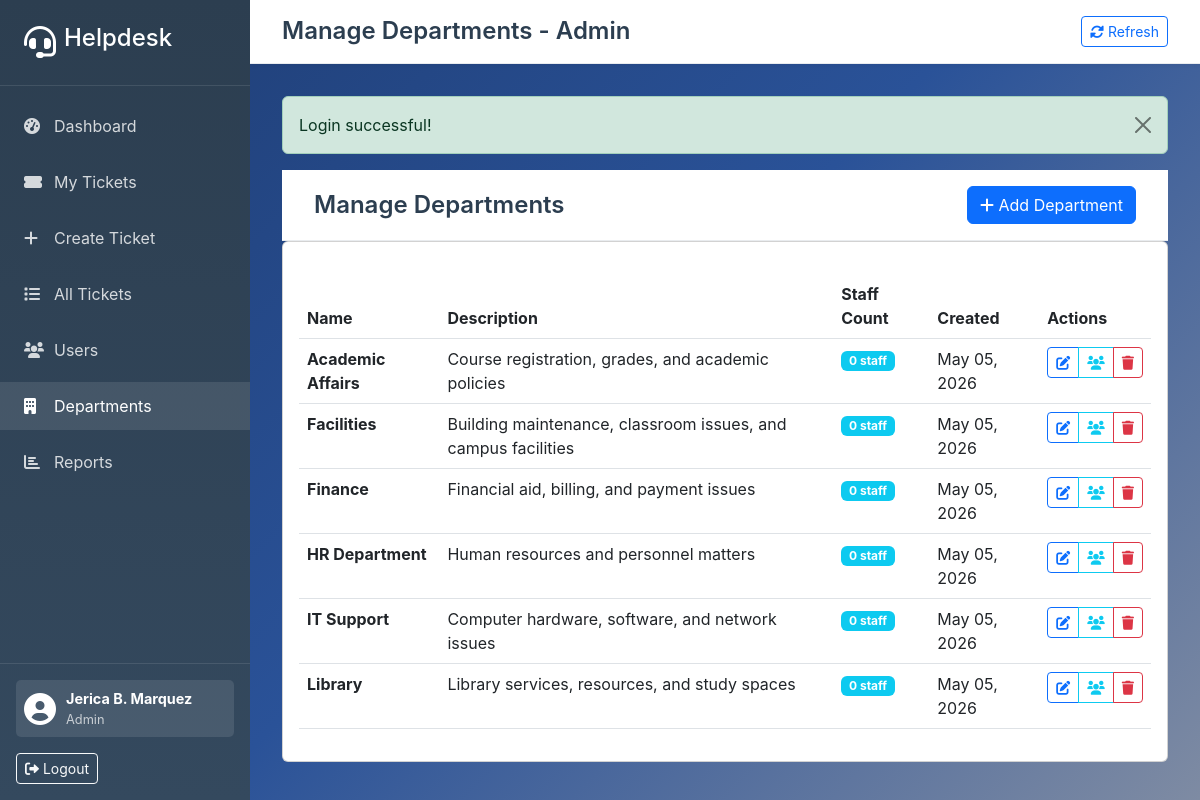
Page /admin/departments.php (signed in) on the committed database.
### tables this page shows
CREATE TABLE `departments` (
  `id` int(11) NOT NULL,
  `name` varchar(255) NOT NULL,
  `description` text DEFAULT NULL,
  `created_at` timestamp NOT NULL DEFAULT current_timestamp(),
  `updated_at` timestamp NOT NULL DEFAULT current_timestamp() ON UPDATE current_timestamp()
);

### config/Database.php (called while the page is built, shortened)
<?php
class Database {
    private $host = DB_HOST;
    private $user = DB_USER;
    private $pass = DB_PASS;
    private $dbname = DB_NAME;
    private $pdo;
    private $stmt;
    public function __construct() {
        $dsn = 'mysql:host=' . $this->host . ';dbname=' . $this->dbname;
        $options = [
            PDO::ATTR_PERSISTENT => true,
            PDO::ATTR_ERRMODE => PDO::ERRMODE_EXCEPTION,
            PDO::ATTR_DEFAULT_FETCH_MODE => PDO::FETCH_ASSOC,
            PDO::ATTR_EMULATE_PREPARES => false
        ];
        try {
            $this->pdo = new PDO($dsn, $this->user, $this->pass, $options);
        } catch (PDOException $e) {
            $this->error = $e->getMessage();
            echo 'Connection Error: ' . $this->error;
        }
    }
    public function query($sql) {
        $this->stmt = $this->pdo->prepare($sql);
    }
    public function bind($param, $value, $type = null) {
        if (is_null($type)) {
            switch (true) {
                case is_int($value):
                    $type = PDO::PARAM_INT;
                    break;
            }
        }
        $this->stmt->bindValue($param, $value, $type);
    }
    public function execute() {
        return $this->stmt->execute();
    }
    public function resultSet() {
        $this->execute();
        return $this->stmt->fetchAll();
    }
}
?>

### models/Department.php (called while the page is built, shortened)
<?php
require_once __DIR__ . '/../config/Database.php';
class Department {
    private $db;
    public function __construct() {
        $this->db = new Database();
    }
    public function getAllDepartments() {
        try {
            $this->db->query("SELECT * FROM departments ORDER BY name");
            return $this->db->resultSet();
        } catch (Exception $e) {
            return [];
        }
    }
}
?>

### models/User.php (called while the page is built, shortened)
<?php
require_once __DIR__ . '/../config/Database.php';
class User {
    private $db;
    public function __construct() {
        $this->db = new Database();
    }
    public function getStaffUsers($departmentId = null) {
        try {
            $query = "SELECT u.*, d.name as department_name
                     FROM users u
                     LEFT JOIN departments d ON u.department_id = d.id
                     WHERE u.role = 'staff'";
            if ($departmentId) {
                $query .= " AND u.department_id = :department_id";
            }
            $query .= " ORDER BY u.name";
            $this->db->query($query);
            if ($departmentId) {
                $this->db->bind(':department_id', $departmentId);
            }
            return $this->db->resultSet();
        } catch (Exception $e) {
            return [];
        }
    }
}
?>

### admin/departments.php (the view, shortened to what this page needs)
<?php
require_once '../helpers/auth_helper.php';
require_once '../models/Department.php';
require_once '../models/User.php';
$departmentModel = new Department();
$userModel = new User();
$departments = $departmentModel->getAllDepartments();
require_once '../includes/header.php';
?>
<div class="main-content">
    <div class="content-header">
        <h1 class="page-title">Manage Departments</h1>
        <div class="page-actions">
            <button class="btn btn-primary" data-bs-toggle="modal" data-bs-target="#departmentModal" onclick="openDepartmentModal()">
                <i class="fas fa-plus"></i> Add Department
            </button>
        </div>
    </div>
    <div class="card">
        <div class="card-body">
            <div class="table-responsive">
                <table class="table table-hover">
                    <thead>
                        <tr>
                            <th>Name</th>
                            <th>Description</th>
                            <th>Staff Count</th>
                            <th>Created</th>
                            <th>Actions</th>
                        </tr>
                    </thead>
                    <tbody>
                        <?php if (empty($departments)): ?>
                            <tr>
                                <td colspan="5" class="text-center">No departments found</td>
                            </tr>
                        <?php else: ?>
                            <?php foreach ($departments as $department): ?>
                                <?php
                                $staffCount = count($userModel->getStaffUsers($department['id']));
                                ?>
                                <tr>
                                    <td>
                                        <strong><?php echo htmlspecialchars($department['name']); ?></strong>
                                    </td>
                                    <td><?php echo htmlspecialchars($department['description'] ?? 'No description'); ?></td>
                                    <td>
                                        <span class="badge bg-info"><?php echo $staffCount; ?> staff</span>
                                    </td>
                                    <td><?php echo formatDate($department['created_at'], 'M d, Y'); ?></td>
                                    <td>
                                        <div class="btn-group">
                                            <button class="btn btn-sm btn-outline-primary" onclick="editDepartment(<?php echo $department['id']; ?>)" title="Edit">
                                                <i class="fas fa-edit"></i>
                                            </button>
                                            <button class="btn btn-sm btn-outline-info" onclick="viewDepartmentUsers(<?php echo $department['id']; ?>)" title="View Users">
                                                <i class="fas fa-users"></i>
                                            </button>
                                            <?php if ($staffCount == 0): ?>
                                                <button class="btn btn-sm btn-outline-danger" onclick="deleteDepartment(<?php echo $department['id']; ?>)" title="Delete">
                                                    <i class="fas fa-trash"></i>
                                                </button>
                                            <?php endif; ?>
                                        </div>
                                    </td>
                                </tr>
                            <?php endforeach; ?>
                        <?php endif; ?>
                    </tbody>
                </table>
            </div>
        </div>
    </div>
</div>
<?php require_once '../includes/footer.php'; ?>

### assets/css/style.css (style rules this page uses)
* { margin: 0; padding: 0; box-sizing: border-box; }
body { font-family: 'Inter', -apple-system, BlinkMacSystemFont, 'Segoe UI', sans-serif; background: linear-gradient(135deg, #1e3c72 0%, #2a5298 50%, #7e8ba3 100%); height: 100vh; overflow: hidden; margin: 0; padding: 0; }
.main-content { flex: 1; display: flex; flex-direction: column; overflow: hidden; }
.content-header { background: white; padding: 1rem 2rem; border-bottom: 1px solid #e9ecef; display: flex; justify-content: space-between; align-items: center; box-shadow: 0 2px 4px rgba(0, 0, 0, 0.05); }
.content-header h1 { font-size: 1.5rem; font-weight: 600; color: #2c3e50; margin: 0; }
.table-responsive { margin-top: 1rem; }

### rows in the picture
departments: name "Academic Affairs", description "Course registration, grades, and academic policies", staffCount "0", created_at "May 05, 2026"
departments: name "Facilities", description "Building maintenance, classroom issues, and campus facilities", staffCount "0", created_at "May 05, 2026"
departments: name "Finance", description "Financial aid, billing, and payment issues", staffCount "0", created_at "May 05, 2026"
departments: name "HR Department", description "Human resources and personnel matters", staffCount "0", created_at "May 05, 2026"
departments: name "IT Support", description "Computer hardware, software, and network issues", staffCount "0", created_at "May 05, 2026"
departments: name "Library", description "Library services, resources, and study spaces", staffCount "0", created_at "May 05, 2026"

### other values in the picture
$_SESSION['user_name'] "Jerica B. Marquez"
$_SESSION['user_role'] "Admin"
$pageTitle "Manage Departments - Admin"
